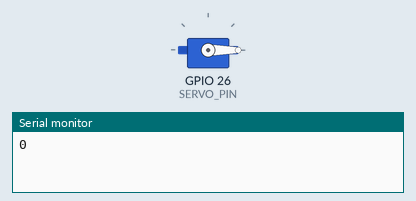
This sketch was run on a simulated ESP32. Parts: servo, the last lines printed to the serial monitor.

Above: at 0.05 s.
At 0.75 s:
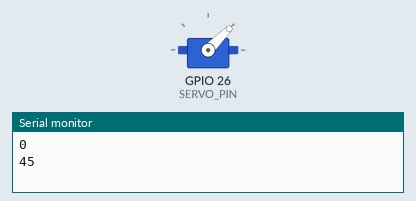
At 1.5 s:
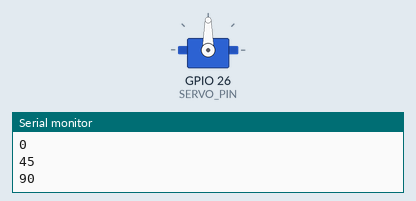
At 3.0 s:
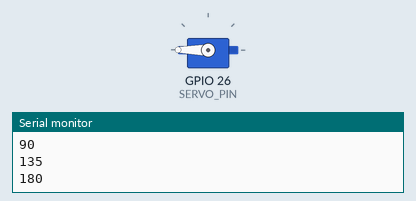
Timing chart, 0 to 6.9 s (numbered marks = the images above):
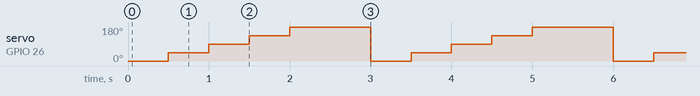

Measured:
- by itself, servo on GPIO 26 (SERVO_PIN): repeats every 3.0 s: 90° 0.50 s, 135° 0.50 s, 180° 1.0 s, 0° 0.50 s, 45° 0.50 s

The sketch:

servo-test.ino
```cpp
#include <Servo.h>

// assign variable "SERVO_PIN" to GPIO 26
#define SERVO_PIN 26
#define SERVO_RANGE 180

// create Servo object
Servo myServo;

void setup() {
  // start Serial Monitor
  Serial.begin(9600);
  // define GPIO 26 ("SERVO_PIN") as signal pin of servo motor
  myServo.attach(SERVO_PIN);
}

void loop() {
  // drive servo to 0 degree position
  myServo.write(0);
  Serial.println("0");
  delay(500);

  // drive servo to 45 degree position
  myServo.write(SERVO_RANGE/4);
  Serial.println(SERVO_RANGE/4);
  delay(500);

  // drive servo to 90 degree position
  myServo.write(SERVO_RANGE/2);
  Serial.println(SERVO_RANGE/2);
  delay(500);

  // drive servo to 135 degree position
  myServo.write(SERVO_RANGE/4*3);
  Serial.println(SERVO_RANGE/4*3);
  delay(500);

  // drive servo to 180 degree position
  myServo.write(SERVO_RANGE);
  Serial.println(SERVO_RANGE);
  delay(1000);
}
```
